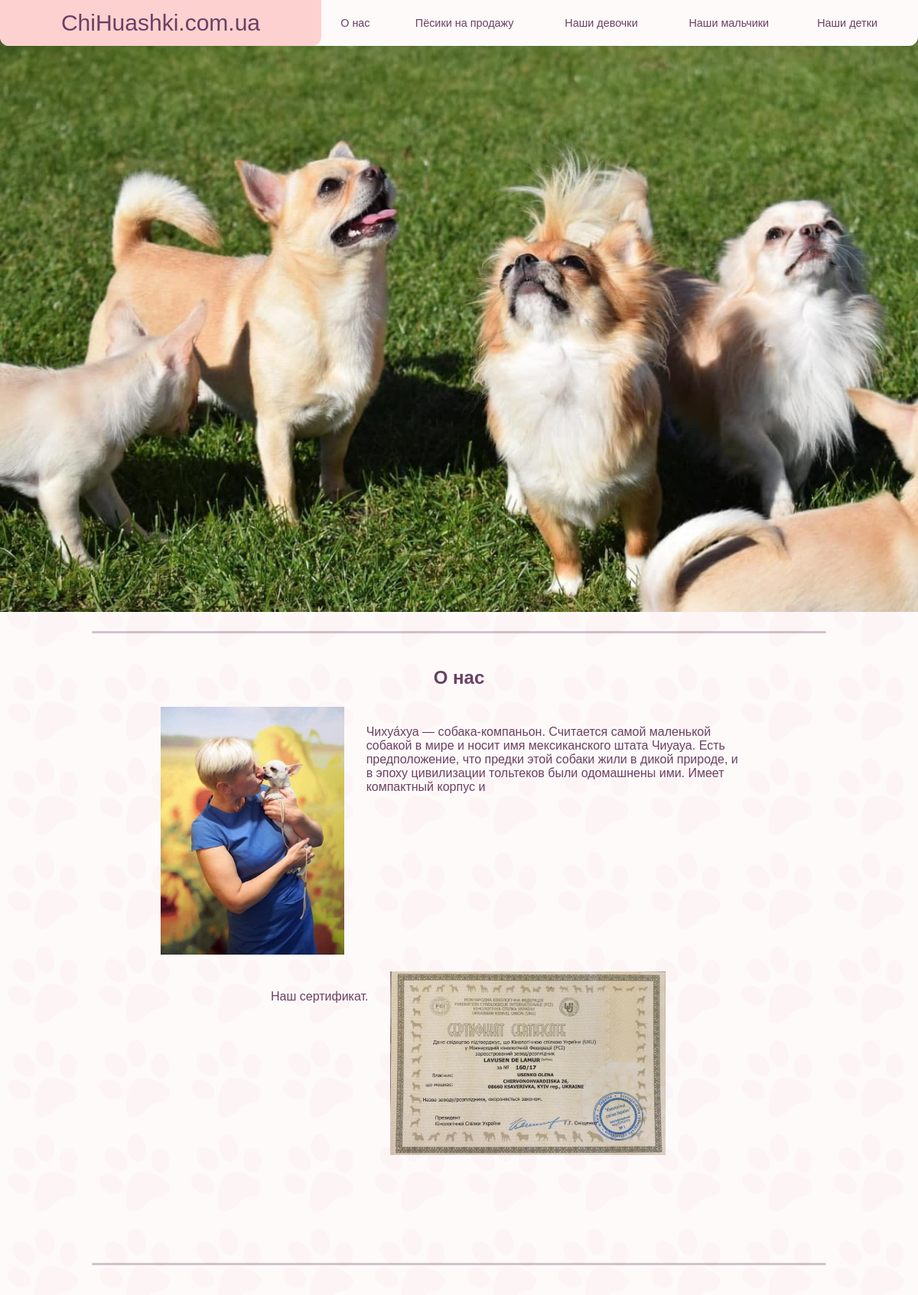
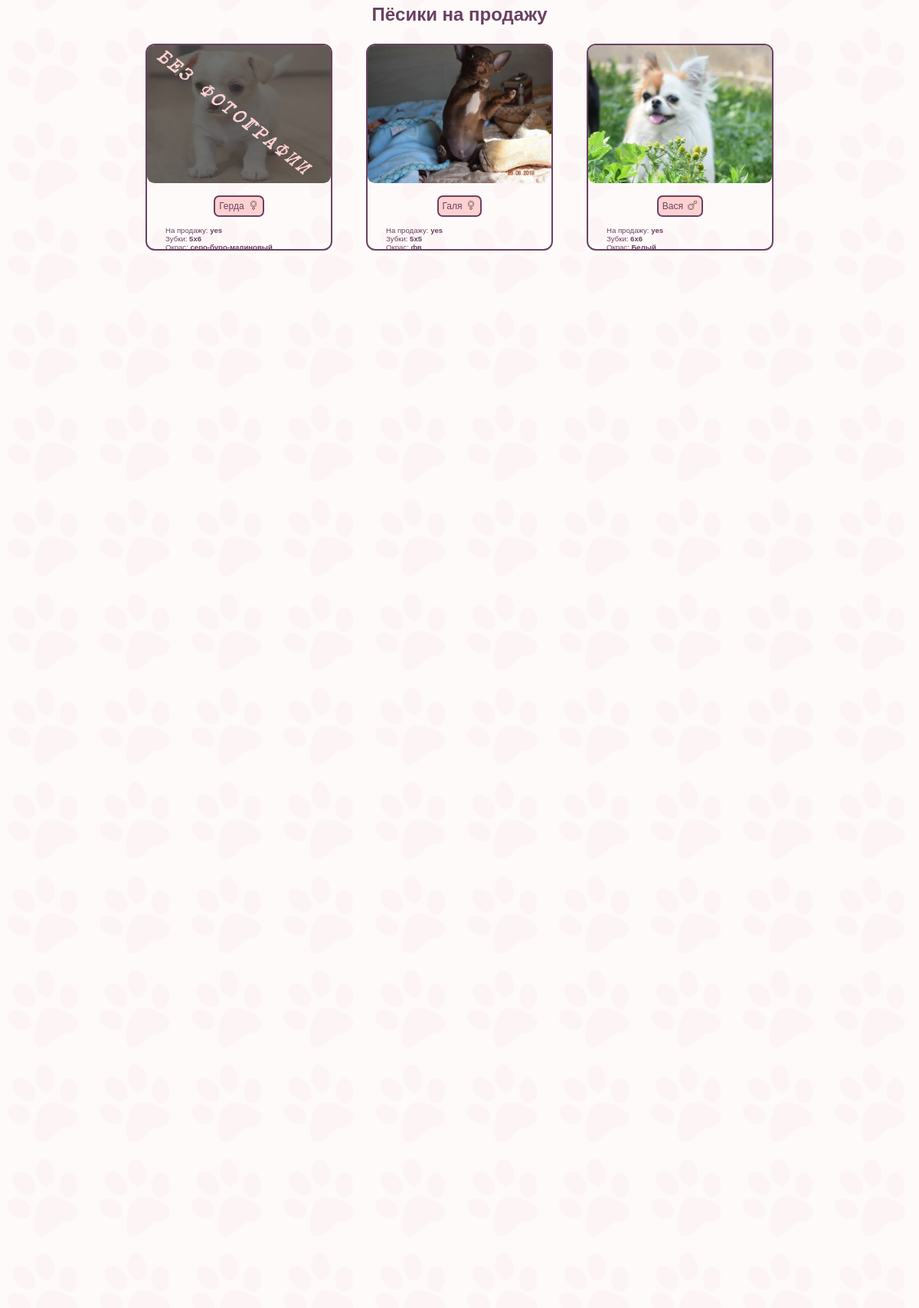
The page / (upper part) on the database its author committed (2 pictures, top to bottom).
### LendingApp/models.py (models this page shows, shortened)
class SiteConfigurations(models.Model):
    favicon = models.ImageField("Favicon", default="/favicon.ico")
    name = models.CharField('Название шаблона', max_length=50, default='Основной')
    class Meta:
        verbose_name = 'Конфигурации'
        verbose_name_plural = 'Конфигурации'
    title = models.CharField('Заголовок', max_length=25, default="Выбери себе нового друга!")
    phone = models.CharField('Номер телефона', max_length=20)
    inst = models.URLField('Instagram ссылка')
    facebook = models.URLField('FaceBook ссылка')
    header_background = models.ImageField(verbose_name='Фон шапки', upload_to='gallery')
    header_m_background = models.ImageField(verbose_name='Фон шапки(смартфон)', upload_to='gallery', default=None)
    def header_get_background(self):
        if self.header_background:
            return mark_safe(u'<a class="all-photo" href="{0}" target="_blank"><img src="{0}" width="100"/></a>'.format(
                self.header_background.url))
        else:
            return '(Нет изображения)'
    header_get_background.short_description = 'Верхнее изображение'
    header_get_background.allow_tags = True
    a_us_t_image = models.ImageField(verbose_name='Верхнее изображение', upload_to='gallery')
    a_us_t_paragraph = models.TextField('Верхний параграф', blank=True)
    a_us_b_image = models.ImageField(verbose_name='Нижнее изображение', upload_to='gallery')
    a_us_b_paragraph = models.TextField('Нижний параграф', blank=True)
    def get_a_us_t_image(self):
        if self.a_us_t_image:
            return mark_safe(u'<a class="all-photo" href="{0}" target="_blank"><img src="{0}" width="100"/></a>'.format(
                self.a_us_t_image.url))
        else:
            return '(Нет изображения)'
    get_a_us_t_image.short_description = 'Верхнее изображение'
    get_a_us_t_image.allow_tags = True
    def get_a_us_b_image(self):
        if self.a_us_b_image:
            return mark_safe(u'<a class="all-photo" href="{0}" target="_blank"><img src="{0}" width="100"/></a>'.format(
                self.a_us_b_image.url))
        else:
            return '(Нет изображения)'
    get_a_us_b_image.short_description = 'Нижнее изображение'
    get_a_us_b_image.allow_tags = True

class Chihuahua(models.Model):
    name = models.CharField('Имя', max_length=50)
    gender = models.CharField(choices=(('suka', "сука"), ('kobel', "кобель")), verbose_name='Пол', max_length=20,
                              default='suka')
    rewards = models.TextField('Награды')
    birth_date = models.DateField('Дата рождения')
    age = models.CharField(choices=(('puppy', "щенок"), ('adult', "взрослый")), verbose_name='Щенок/Взрослый',
                           max_length=20, default='adult')
    sale = models.CharField(choices=(('yes', "да"), ('not', "нет")), verbose_name='Для продажи',
                            max_length=20, default='yes')
    teeth = models.CharField('Зубы', max_length=7)
    weight = models.FloatField('Вес')
    color = models.TextField('Окрас')
    type_of_wool = models.CharField('Тип шерсти', max_length=25)
    father = models.CharField('Папа', max_length=50)
    mother = models.CharField('Мама', max_length=50)
    pedigree = models.CharField('Родословная', max_length=50)
    pedigree_link = models.TextField('Ссылка на родословную')
    video = models.FileField(upload_to='videos', null=True, verbose_name='Видео', blank=True)
    class Meta:
        verbose_name = 'Чихуахуа'
        verbose_name_plural = 'Чишки'

class Photo(models.Model):
    image = models.ImageField(verbose_name='Фото', upload_to='photos')
    small_image = ImageSpecField(source='image',
                                 processors=[ResizeToFill(300, 200)],
                                 format='JPEG',
                                 options={'quality': 60})
    chihuahua = models.ForeignKey(Chihuahua, on_delete=models.CASCADE, related_name='images')

### LendingApp/views.py (the view)
# urls.py: 2. Add a URL to urlpatterns:  path('', views.home, name='home')
def home(request):
    config = SiteConfigurations.objects.order_by("id")[0]
    chihuahuas = Chihuahua.objects.order_by("-id").all()
    gallery = GalleryImage.objects.order_by("-id").all()
    return render(request, "LendingApp/index.html",
                  {
                      "chihuahuas": chihuahuas,
                      "gallery": gallery,
                      "config": config,
                  }
                  )

### LendingApp/templates/LendingApp/index.html (shortened to what this page needs)
{% extends "LendingApp/wrapper.html" %}
{% block content %}
<main id="container">
    <hr class="linear">
    <section class="contents">
        <h2 class="titles" id="about-us">О нас</h2>
        <div class="about-us">
            {% if config.a_us_t_image or config.a_us_t_paragraph or config.a_us_b_image or config.a_us_b_paragraph %}
                {% if config.a_us_t_image or config.a_us_t_paragraph %}
                <div class="my-text">
                    {% if config.a_us_t_image %}
                    <img class="MyPhoto" src="{{config.a_us_t_image}}" alt="Женщина с чихуахуа">
                    {% endif %}
                    <div class="text-about">
                    {% if config.a_us_t_paragraph %}
                        <p>
                            {{config.a_us_t_paragraph}}
                        </p>
                    {% endif %}
                    </div>
                </div>
                {% endif %}
                {% if config.a_us_b_image or config.a_us_b_paragraph %}
                <div class="my-text">
                    <div class="text-about">
                    {% if config.a_us_b_paragraph %}
                        <p>
                            {{config.a_us_b_paragraph}}
                        </p>
                    {% endif %}
                    </div>
                    {% if config.a_us_b_image %}
                    <img class="sert" src="{{config.a_us_b_image}}" alt="Сертификат">
                    {% endif %}
                </div>
                {% endif %}
            {% else %}
                <div class="my-text" style="text-align: center; min-height: 10px">
                    <p>Нет информации</p>
                </div>
            {% endif %}
        </div>
    </section>
    <hr class="linear">
    <section class="contents">
        <h2 class="titles" id="dogs-puppies">Пёсики на продажу</h2>
        <div class="content">
            {% include "LendingApp/includes/dog.html" with gender="all" age="all" sale='yes' %}
        </div>
    </section>
</main>
{% endblock %}

### LendingApp/templates/LendingApp/wrapper.html (shortened to what this page needs)
<!DOCTYPE html>
{% load static %}
<html lang="ru">
<head>
    <link href="{% static '/css/style.css' %}" rel="stylesheet" type="text/css">
</head>
<body>
    <div id="page">
        {% include "LendingApp/includes/header.html" %}
        {% block content %}
        {% endblock %}
    </div>
</body>
</html>

### LendingApp/templates/LendingApp/includes/header.html (shortened to what this page needs)
{% load static %}
<header id="header">
    <nav id="menu-links">
        <a class="nav-logo navigate" href="#header">ChiHuashki.com.ua</a>
        <ul class="nav-main">
            <li style="--i:-7vw;"><a class="navigate" href="#about-us">О нас</a></li>
            <li style="--i:2vw;"><a class="navigate" href="#dogs-puppies">Пёсики на продажу</a></li>
            <li style="--i:-1vw;"><a class="navigate" href="#dogs-girls">Наши девочки</a></li>
            <li style="--i:0vw;"><a class="navigate" href="#dogs-boys">Наши мальчики</a></li>
            <li style="--i:-3vw;"><a class="navigate" href="#dogs-babies">Наши детки</a></li>
        </ul>
    </nav>
</header>

### LendingApp/templates/LendingApp/includes/dog.html (shortened to what this page needs)
{% load static %}
{% for dog in chihuahuas %}
    {% if dog.gender == gender or gender == "all" %}
    {% if dog.age == age or age == "all" %}
    {% if dog.sale == sale or sale == "all" %}
    <div class="dog">
        {% if dog.images.all.0 %}
        <img src="{{ dog.images.all.0.small_image }}" alt="{{ dog.name }}" class="img-dog">
        {% else %}
        <img src="content/images/no_photo.jpg" alt="{{ dog.name }}" class="img-dog">
        {% endif %}
        <div class="info-dog">
            {% if dog.gender == 'suka' %}
            <span class="female">{{ dog.name }}</span>
            {% else %}
            <span class="male">{{ dog.name }}</span>
            {% endif %}
            <div class="desc-dog">
                <p>На продажу: <b>{{ dog.sale }}</b></p>
                <p>Зубки: <b>{{ dog.teeth }}</b></p>
                <p>Окрас: <b>{{ dog.color }}</b></p>
            </div>
        </div>
    </div>
    {% endif %}
    {% endif %}
    {% endif %}
{% empty %}
No inform
{% endfor %}

### static/css/style.css (style rules this page uses)
* { margin: 0; padding: 0; box-sizing: border-box; }
body { color: #6A4162; background-color: #D46A92; }
a { text-decoration: none; color: #6A4162; }
#page { background-color: #FEFAFA; font-family: "Montserrat SemiBold", sans-serif; background-image: url("/content/images/lapki.png"); background-blend-mode: overlay; background-size: 10vw; }
#header { height: 100vh; background-image: url("/content/images/BackGround.jpg"); background-repeat: no-repeat; background-size: 100%; background-position: center; }
#menu-links { display: flex; position: fixed; width: 100%; background-color: #fefafa; border-radius: 0 0 1vw 1vw; height: 5vw; z-index: 10; }
#menu-links a { display: flex; text-align: center; align-items: center; justify-content: center; }
.nav-logo { background-color: #FED1D1; width: 35vw; border-radius: 0 0 1vw 1vw; font-size: 2.5vw; }
.nav-main { list-style: none; display: flex; font-size: 1.2vw; }
.nav-main li { display: block; width: calc(72vw / 5 + var(--i)); align-self: center; }
.nav-main li a { margin: 0 0.7vw; padding: 0.4vw 0; transition: all .1s, border-radius step-start; }
#container { margin: 0 10vw; }
.linear { border: none rgba(106, 65, 98, 0.3); border-radius: 10vw; border-top-style: solid; border-width: 3px; margin: 10px 0; margin-top: 25px; }
.contents { text-align: center; padding: 10px; border-radius: 1vw; transition: all .2s; align-items: beetwen-space; }
.titles { text-align: center; padding: 2vw 0; }
.about-us { display: block; }
.my-text { min-height: 28vw; margin-bottom: 10px; padding: 0 2vw; }
.text-about { display: inline-block; padding: 2vw; text-align: left; vertical-align: top; max-width: 60%; }
.about-us img.MyPhoto { width: 20vw; height: 27vw; }
.about-us img.sert { width: 30vw; height: 20vw; }
.content { align-self: center; height: 24vmax; white-space: nowrap; text-align-last: justify; padding: 0 5vw; }
.dog { display: inline-block; vertical-align: top; border: solid .2vw #6A4162; border-radius: 1vw; text-align-last: auto; }
img.img-dog { border-radius: .8vw; height: 15vw; width: 20vw; }
.info-dog { text-align: center; }
.info-dog span { display: inline-block; margin: 1vw; padding: .4vw 2vw .4vw .4vw; background-color: #FED1D1; border: solid .2vw; border-radius: .6vw; font-size: 1vw; }
.info-dog span.male::after, .info-dog span.female::after { content: ""; position: absolute; width: 1vw; height: 1vw; background-image: url("/content/images/male.png"); background-size: 1vw; background-repeat: no-repeat; margin-left: .5vw; }
.info-dog span.female::after { background-image: url("/content/images/female.png"); }
.dog .desc-dog { text-align: left; height: 30px; font-size: .8vw; padding: 0 2vw 1vw 2vw; overflow: hidden; }

### rows shown on the page
SiteConfigurations: a_us_t_image (picture), a_us_t_paragraph "Чихуа́хуа — собака-компаньон. Считается самой маленькой собакой в мире и носит имя мексиканского штата Чиуауа. Есть предположение, что предки этой собаки жили в дикой природе, и в эпоху цивилизации тольтеков были одомашнены ими. Имеет компактный корпус и", a_us_b_paragraph "Наш сертификат.", a_us_b_image (picture)
Chihuahua: name "Герда", sale "yes", teeth "5x6", color "серо-буро-малиновый"
Chihuahua: images.all.0.small_image (picture), name "Галя", sale "yes", teeth "5x5", color "фв"
Chihuahua: images.all.0.small_image (picture), name "Вася", sale "yes", teeth "6x6", color "Белый"
